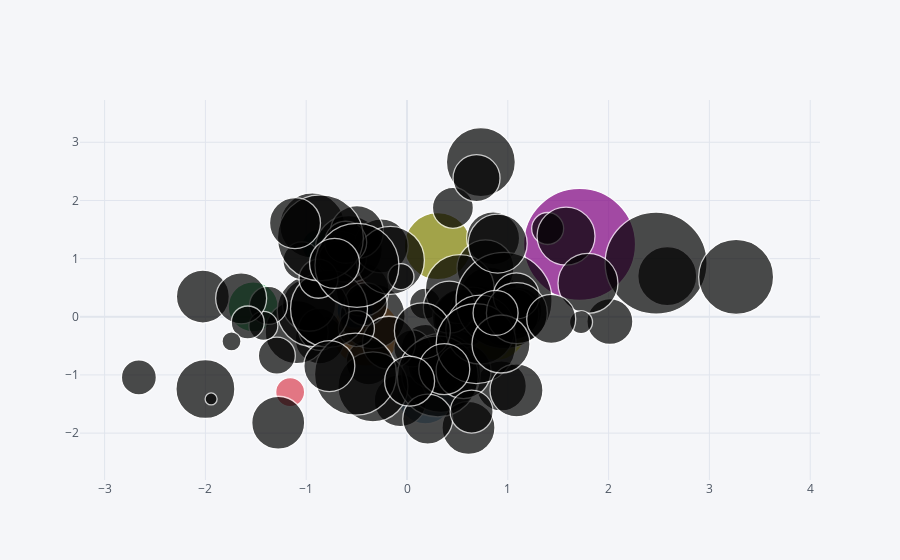

Notebook code cell kept with this figure:
### Markdown cell above
## Every bubble is representing a co-ordinate.

### Code cell
df.iplot(kind='bubble',x="A",y="B",size="C")
